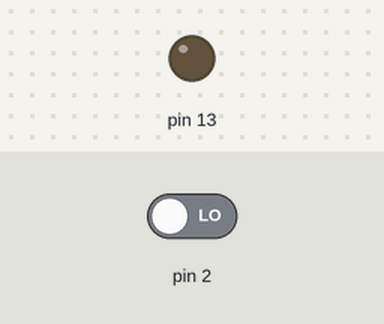
The sketch below on a simulated Arduino Uno, built with avr-gcc and run on an emulated ATmega328P. Shown: output pins drawn as LEDs (lit = HIGH). Inputs (shaded band) come from the test bench; at power-on: pin 2 LOW. What the sketch prints to the serial monitor is not drawn.

Above: at 1.2 s.
1.3 s: pin 2 driven HIGH
At 1.9 s:
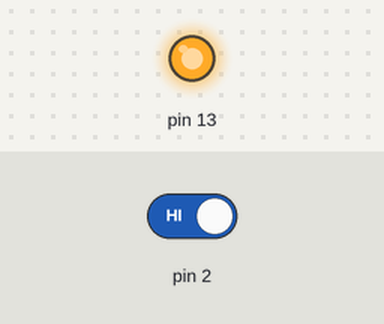
2.8 s: pin 2 driven LOW
At 4.3 s:
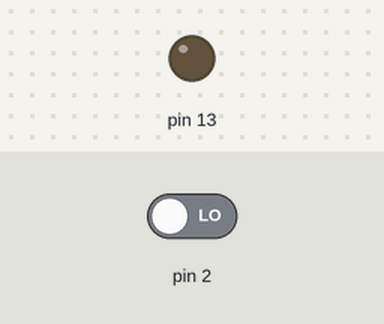
Timing chart, 0 to 5.8 s (numbered marks = the images above; inputs shaded):
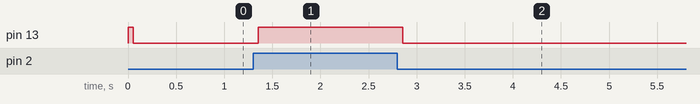

The sketch:

sensor_tilt.ino
```cpp
#include "tilt.h"

void setup() {
  initTilt(2);
  pinMode(13, OUTPUT);
  Serial.begin(9600);
}

void loop() {
  // put your main code here, to run repeatedly:
  Serial.println(tiltSwitchReadInterval(50));
  digitalWrite(13,tiltSwitchReadInterval(50));
}
```

Measured:
- after the input at 1.3 s, pin 13: LOW → HIGH after 0.06 s
- after the input at 2.8 s, pin 13: HIGH → LOW after 0.06 s
